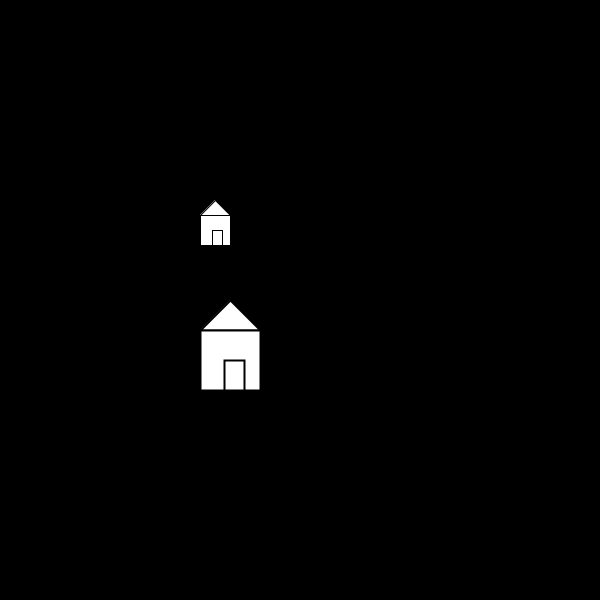
Frame 1 (no input)
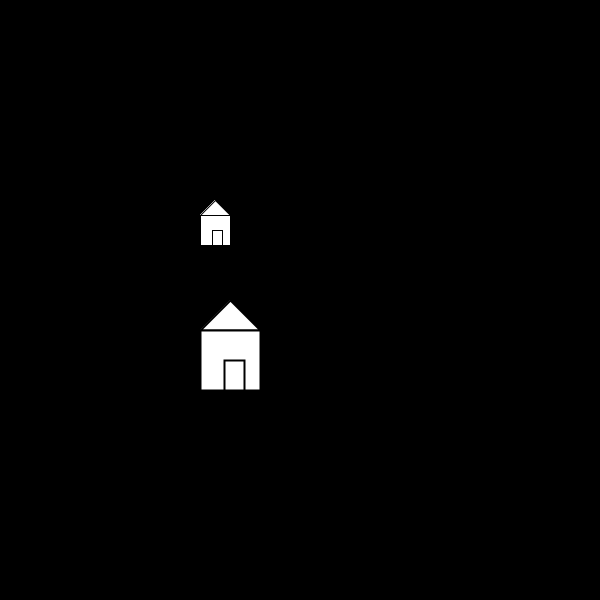
Frame 60 (the mouse pressed at the canvas centre just before this capture)
Frame 120 (the mouse held since frame 60 and released just before this capture): identical to frame 60, image omitted

The Processing sketch that drew these frames (run headless with seeded random() and noise(); from frame 60 on, the mouse is pressed at the canvas centre):

// Processing sketch: translationAndScale_
// ── translationAndScale_.pde
int x,y; 

void setup() {
 size (600,600);
 
 background (0);
  
  x = 200;
  y = 200;
  
}

void draw(){
  triangle(x+15, y, x, y+15, x+30, y+15);
  rect(x,y+15, 30,30);
  rect(x+12, y+30, 10, 15); 
  
  
 pushMatrix(); 
 translate(-200,-100);
 scale(2.0);
 triangle(x+15, y, x, y+15, x+30, y+15);
  rect(x,y+15, 30,30);
  rect(x+12, y+30, 10, 15); 
  popMatrix(); 
  



}
